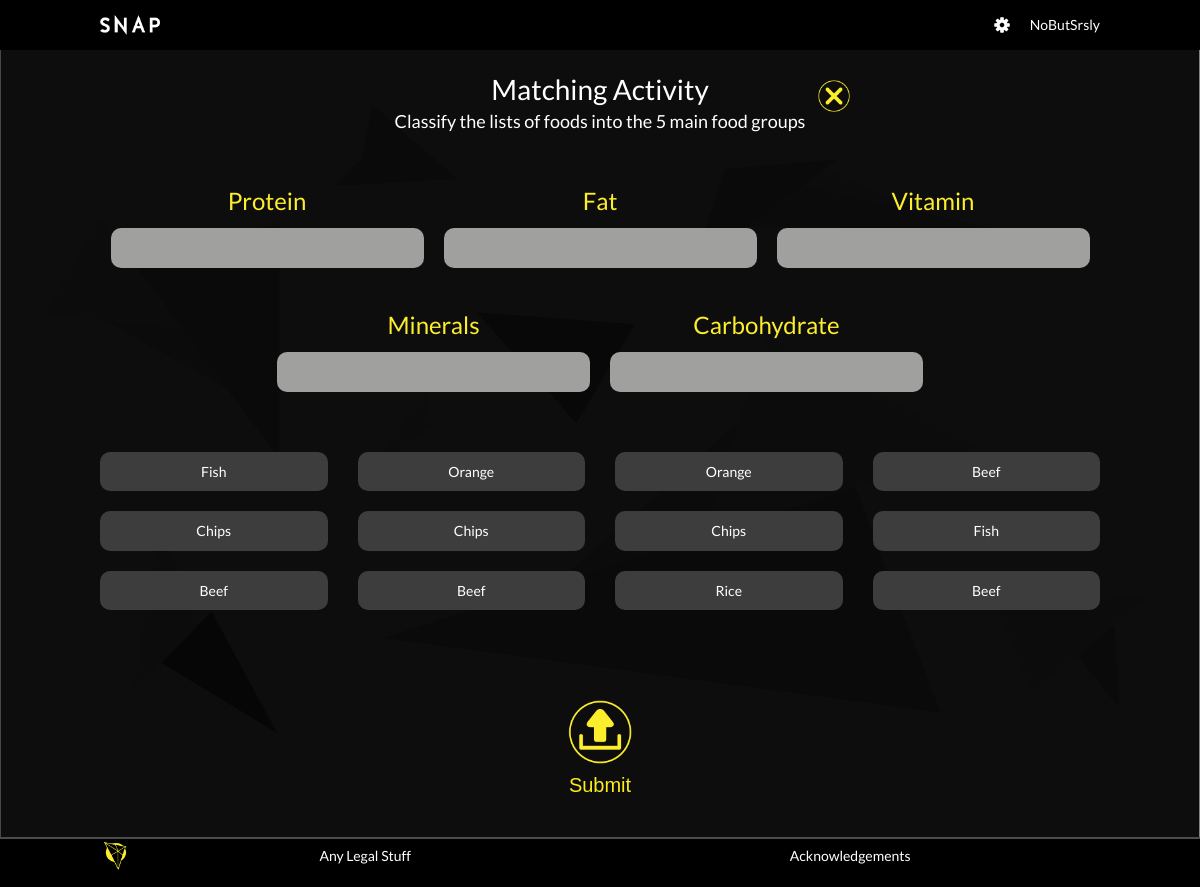
Page /student/many-to-one-matching.php on the earlier database version.
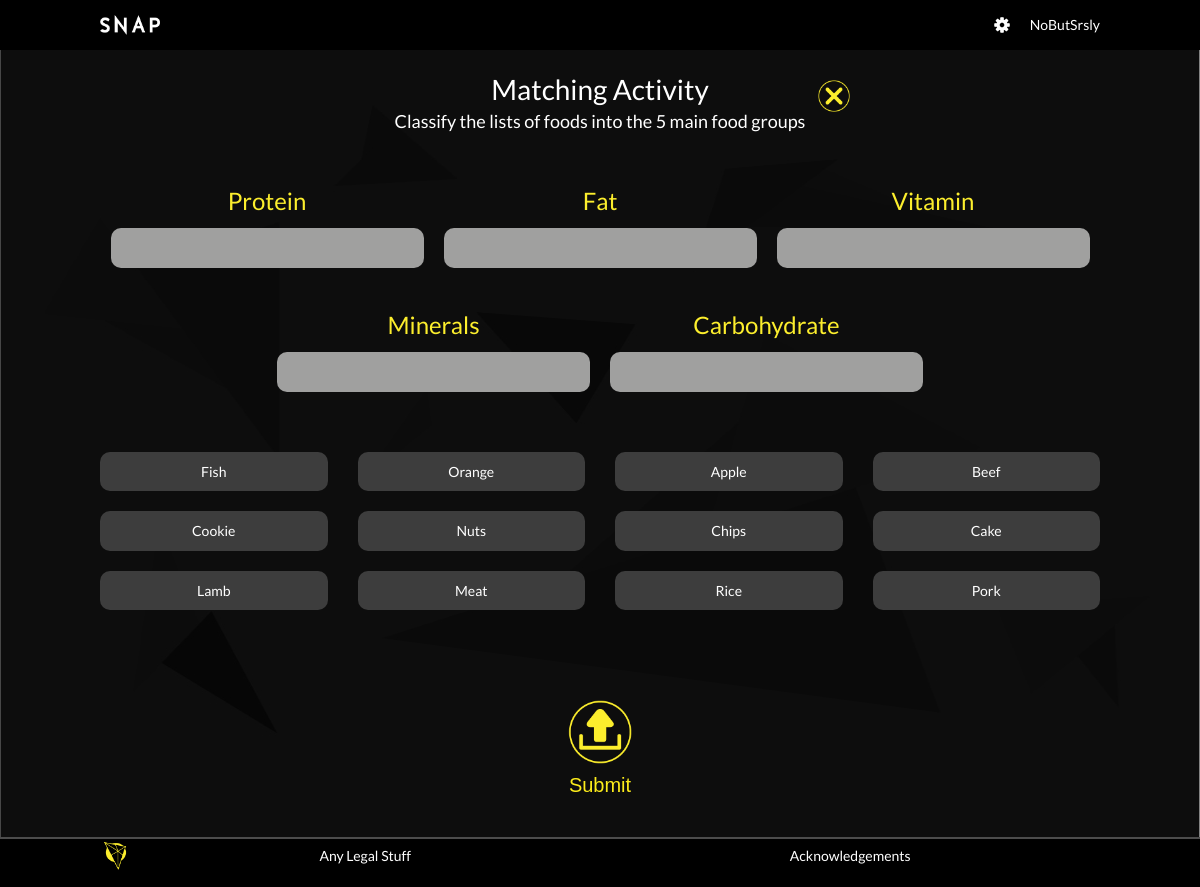
Same page on the later database version.
### tables this page shows
CREATE TABLE IF NOT EXISTS `Matching_Section` (
    QuizID MEDIUMINT,
    Description TEXT,
    Points MEDIUMINT,
    CONSTRAINT Matching_Section_QuizID_PK PRIMARY KEY (QuizID),
    CONSTRAINT Matching_Section_QuizID_FK FOREIGN KEY (QuizID)
        REFERENCES Quiz (QuizID)
        ON DELETE CASCADE ON UPDATE CASCADE
);

CREATE TABLE IF NOT EXISTS `Matching_Question` (
    MatchingID MEDIUMINT AUTO_INCREMENT,
    Question TEXT NOT NULL,
    QuizID MEDIUMINT,
    CONSTRAINT Matching_Question_MatchingID_PK PRIMARY KEY (MatchingID),
    CONSTRAINT Matching_Question_QuizID_FK FOREIGN KEY (QuizID)
        REFERENCES Matching_Section (QuizID)
        ON DELETE CASCADE ON UPDATE CASCADE
);

CREATE TABLE IF NOT EXISTS `Matching_Option` (
    OptionID MEDIUMINT AUTO_INCREMENT,
    Content TEXT NOT NULL,
    MatchingID MEDIUMINT,
    CONSTRAINT Matching_Option_OptionID_PK PRIMARY KEY (OptionID),
    CONSTRAINT Matching_Option_MatchingID_FK FOREIGN KEY (MatchingID)
        REFERENCES Matching_Question (MatchingID)
        ON DELETE CASCADE ON UPDATE CASCADE
);

### mysql-lib.php (called while the page is built, shortened)
<?php
function getMatchingBuckets(PDO $conn, $quizID)
{
    $matchingQuesSql = "SELECT *
                    FROM Matching_Section NATURAL JOIN Matching_Question
                    WHERE QuizID = ?
                    ORDER BY MatchingID";
    $matchingQuesQuery = $conn->prepare($matchingQuesSql);
    $matchingQuesQuery->execute(array($quizID));
    $matchingQuesResult = $matchingQuesQuery->fetchAll(PDO::FETCH_OBJ);
    return $matchingQuesResult;
}
function getMatchingOptions(PDO $conn, $quizID)
{
    $matchingOptionsSql = "SELECT *
                          FROM Matching_Question NATURAL JOIN Matching_Option
                          WHERE QuizID = ?";
    $matchingOptionsQuery = $conn->prepare($matchingOptionsSql);
    $matchingOptionsQuery->execute(array($quizID));
    $matchingOptionsResult = $matchingOptionsQuery->fetchAll(PDO::FETCH_OBJ);
    return $matchingOptionsResult;
}
function getQuizStatus(PDO $conn, $quizID, $studentID)
{
    $statusSql = "SELECT COUNT(*) FROM Quiz_Record
					  WHERE QuizID = ? AND StudentID = ?";
    $statusQuery = $conn->prepare($statusSql);
    $statusQuery->execute(array($quizID, $studentID));
    if ($statusQuery->fetchColumn() == 1) {
        $statusSql = "SELECT `Status` FROM Quiz_Record
						  WHERE QuizID = ? AND StudentID = ?";
        $statusQuery = $conn->prepare($statusSql);
        $statusQuery->execute(array($quizID, $studentID));
        $statusResult = $statusQuery->fetch(PDO::FETCH_OBJ);
        return $statusResult->Status;
    } else {
        return "UNANSWERED";
    }
}
?>

### student/many-to-one-matching.php (the view, shortened to what this page needs)
<?php
    require_once("../mysql-lib.php");
    $quizID = 8;
    $studentID = 21;
    $conn = null;
    try {
        $conn = db_connect();
        $status = getQuizStatus($conn, $quizID, $studentID);
        $matchingQuestions = getMatchingBuckets($conn, $quizID);
        $matchingOptions = getMatchingOptions($conn, $quizID);
        shuffle($matchingOptions);
        $btnDisabled = "";
    } catch(Exception $e) {
        if($conn != null) {
            db_close($conn);
        }
        exit;
    }
?>
<!DOCTYPE html>
<html lang="en">
<head>
    <link rel="stylesheet" href="./css/common.css">
</head>
<body>
<div class="page-wrapper">
    <div class="header-wrapper">
        <div class="header">
            <div class="home-link">SNAP</div>
            <div class="settings">
                <div class="setting-icon dropdown">
                </div>
                <a href="#" class="setting-text">NoButSrsly</a>
            </div>
        </div>
    </div>
    <div class="content-wrapper">
        <div class="matching-activity-container">
            <div class="matching-activity-header">
                <div class="h2 matching-activity-title">Matching Activity</div>
                <div class="matching-activity-intro"><?php echo $matchingQuestions[0]->Description ?></div>
            </div>
            <div class="matching-activity-list">
<?php
        for ($i = 0; $i < count($matchingQuestions); $i++) { ?>
                <div class="matching-activity-item" data-id="<?php echo $matchingQuestions[$i]->MatchingID ?>">
                    <div class="h3 matching-activity-name"><?php echo $matchingQuestions[$i]->Question ?></div>
                    <div class="matching-activity-content">
                    </div>
                </div>
<?php    } ?>
            </div>
<?php     if ($status == "UNANSWERED") { ?>
            <div class="matching-activity-answer-list">
                <div class="mini-row">
<?php
                    for ($i = 0; $i < count($matchingOptions); $i++) { ?>
                        <div class="col-3">
                            <div class="matching-activity-answer-item" draggable="true" data-id="<?php echo $matchingOptions[$i]->OptionID ?>"><?php echo $matchingOptions[$i]->Content ?></div>
                        </div>
<?php               } ?>
                </div>
            </div>
<?php    } ?>
            <div class="form-container">
                <form class="question-form">
                        <button type="submit" class="question-submit" <?php echo $btnDisabled?>>
                            <span class="question-submit-icon"></span>
                            Submit
                        </button>
                </form>
            </div>
        </div>
    </div>
    <ul class="task-operation">
        <li class="cancel-task">
            <a href="#" title="Cancel Task"></a>
        </li>
    </ul>
    <div class="footer-wrapper">
        <div class="footer">
            <div class="footer-content">
                <a href="#" class="footer-logo"></a>
                <ul class="footer-nav">
                    <li class="footer-nav-item"><a href="#">Any Legal Stuff</a></li>
                    <li class="footer-nav-item"><a href="#">Acknowledgements</a></li>
                </ul>
            </div>
        </div>
    </div>
</div>
</body>
</html>

### student/css/common.css (style rules this page uses)
html { box-sizing: border-box; }
*, *::before, *::after { box-sizing: inherit; margin: 0; padding: 0; }
body { -webkit-font-smoothing: antialiased; -moz-osx-font-smoothing: grayscale; font-family: 'Lato', sans-serif; font-size: 14px; line-height: 1.4; color: #fff; overflow-x: hidden; background-size: 100% 100%; background-image: url("../img/main_background.jpg"); }
ul, ol { list-style: none; margin: 0; padding: 0; }
a { color: #fff; text-decoration: none; }
html, body { height: 100%; }
.page-wrapper { height: 100%; padding-top: 50px; }
.header-wrapper { position: fixed; top: 0; left: 0; right: 0; height: 50px; z-index: 1024; background-color: #000; }
.content-wrapper { min-height: calc(100% - 50px); }
.footer-wrapper { height: 50px; }
.h1, .h2, .h3, .h4, .h5 { font-family: Lato, serif; }
.h2 { font-size: 28px; }
.h3 { font-size: 24px; }
.mini-row { margin: 0 -15px; }
.mini-row:before, .mini-row:after { content: ""; display: table; }
.mini-row:after { clear: both; }
.col-3 { width: 25%; float: left; padding: 0 15px; position: relative; }
.header { font-family: 'Lato', sans-serif; height: 50px; max-width: 1000px; margin: 0 auto; }
.home-link { float: left; text-indent: -9999em; width: 60px; height: 20px; background-size: 100% 100%; margin-top: 15px; background-image: url("../img/snap_single_wordform_white.png"); }
.settings { float: right; }
.setting-icon { float: left; margin-top: 17px; margin-right: 20px; width: 16px; height: 16px; display: inline-block; cursor: pointer; background-size: 100% 100%; background-image: url("../img/settings_icon.png"); }
.setting-text { float: left; height: 50px; line-height: 50px; }
.footer { border-top: 2px solid #4c4c4c; background-color: #000; font-family: 'Lato', sans-serif; height: 50px; }
.footer-content { max-width: 1000px; margin: 0 auto; overflow: hidden; }
.footer-logo { float: left; width: 30px; height: 30px; background-size: 100% 100%; background-image: url("../img/footer-logo.png"); margin: 2px 0; }
.footer-nav { display: -webkit-box; display: -webkit-flex; display: -moz-flex; display: -ms-flexbox; display: flex; -ms-flex-pack: distribute; -webkit-justify-content: space-around; -moz-justify-content: space-around; justify-content: space-around; }
.footer-nav-item { display: inline-block; }
.footer-nav-item a { display: inline-block; line-height: 1; margin-top: 10px; }
.dropdown { position: relative; }
.question-form { width: 100%; }
.question-submit { display: block; width: 64px; text-align: center; margin: 20px auto; color: #fcec1b; background-color: transparent; cursor: pointer; font-size: 20px; border: 0; }
.question-submit-icon { display: block; width: 64px; height: 64px; background-size: 100% 100%; background-image: url("../img/submit_icon.png"); margin-bottom: 10px; }
.task-operation { position: fixed; top: 80px; z-index: 1024; }
.task-operation li { float: left; width: 32px; height: 32px; margin-left: 10px; }
.task-operation a { display: block; width: 32px; height: 32px; margin: 0 auto 10px; background-size: 100% 100%; background-image: url("../img/cancel_icon.png"); cursor: pointer; }

### student/many-to-one-matching.php (style rules this page uses)
.matching-activity-container { max-width: 1000px; text-align: center; margin: 20px auto; }
.matching-activity-intro { max-width: 500px; margin: 0 auto 20px; font-size: 18px; }
.matching-activity-list { max-width: 1000px; margin: 10px auto 20px; display: flex; justify-content: center; flex-wrap: wrap; }
.matching-activity-item { width: 33.3%; padding: 10px; }
.matching-activity-name { color: #fcee2d; text-align: center; margin-bottom: 10px; margin-top: 20px; }
.matching-activity-content { min-height: 40px; border-radius: 10px; padding: 10px 20px; background-color: rgb(160, 160, 159); }
.matching-activity-answer-list { max-width: 1000px; margin: 50px auto; }
.matching-activity-answer-item { border-radius: 10px; color: #fff; background-color: rgb(61, 61, 61); padding: 10px; text-align: center; margin-bottom: 20px; cursor: move; }
.form-container { overflow: hidden; }
.task-operation { right: 350px; }

Differences in the rows shown:
changed matching_option: Content "Orange" → "Apple"
changed matching_option: Content "Chips" → "Cookie"
changed matching_option: Content "Chips" → "Nuts"
changed matching_option: Content "Fish" → "Cake"
changed matching_option: Content "Beef" → "Lamb"
changed matching_option: Content "Beef" → "Meat"
changed matching_option: Content "Beef" → "Pork"
